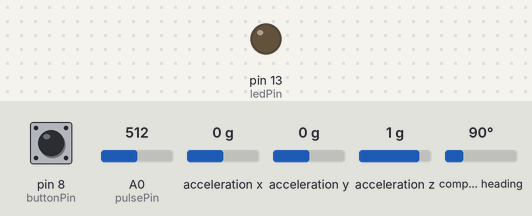
Simulated run of this sketch. Board: Arduino Uno, built with avr-gcc and run on an emulated ATmega328P. Parts: output pins drawn as LEDs (lit = HIGH). Dashed ring = blinking. Inputs (shaded band) come from the test bench; at power-on: pin 8 (buttonPin) LOW, A0 (pulsePin) = 512, acceleration x 0 g, acceleration y 0 g, acceleration z 1 g, compass heading 90°. What the sketch prints to the serial monitor is not drawn.

Above: at 2.7 s.
2.8 s: pin 8 (buttonPin) pulled HIGH for 0.15 s
At 2.92 s:
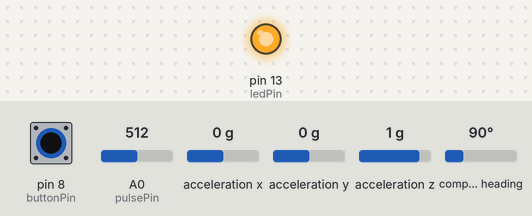
7.5 s: pin 8 (buttonPin) pulled HIGH for 1 s
At 8.9 s:
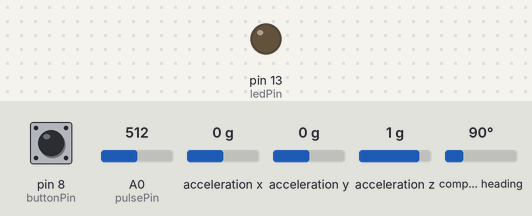
13.0 s: pin 8 (buttonPin) pulsed HIGH 2 times (0.12 s each, 0.3 s apart)
At 13.38 s:
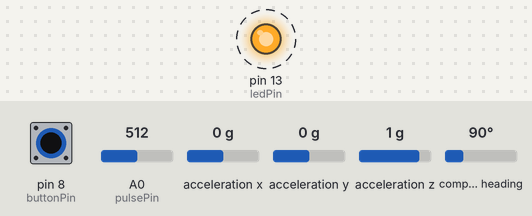
15.1 s: pin 8 (buttonPin) pulled HIGH for 3.2 s
At 16.2 s:
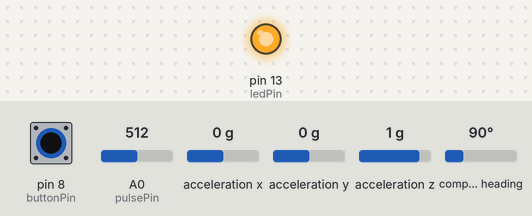
Timing chart, 0 to 19.8 s (numbered marks = the images above; inputs shaded):
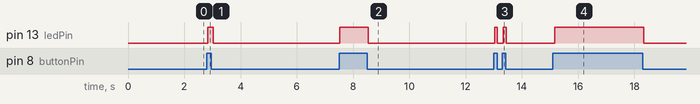

The sketch:

alltogethertest2.2.ino
```cpp
#include <Wire.h>
#include <Adafruit_Sensor.h>
#include <Adafruit_BNO055.h>
#include <utility/imumaths.h>

// Volatile Variables, used in the interrupt service routine!
volatile int BPM;                   // raw Analog in 0. updated every 2mS
volatile int Signal;                // raw data
volatile int IBI = 600;             // time intervals between beats
volatile boolean Pulse = false;
volatile boolean QS = false;        // Heartbeat failsafe boolean
boolean knapTryk = false;
int pulsePin = 0;
int ledPin = 13;
int state = 0;
int flag = 0;
int buttonPin = 8;
int buttonState = 0;

#define BNO055_SAMPLERATE_DELAY_MS (100) // BNO Activation code.
Adafruit_BNO055 bno = Adafruit_BNO055(55);
void displaySensorDetails(void){
  sensor_t sensor;
  bno.getSensor(&sensor);
  delay(500);
}

void setup() {
  Serial.begin(9600); // Baud-rate for Bluetooth connection.
  pinMode(ledPin, OUTPUT);
  digitalWrite(ledPin, LOW);
  pinMode(buttonPin, INPUT);
  interruptSetup();
   if(!bno.begin())
  {
    // There was a problem detecting the BNO055
    Serial.print("Ooops, no BNO055 detected ... Check your wiring or I2C ADDR!");
    while(1);
  }
  delay(1000);
  displaySensorDetails();
}
void loop() {
  serialOutput() ;
  if (QS == true) {
    serialOutputWhenBeatHappens();   // A Beat Happened, Output that to serial.
    QS = false;                      // reset the Quantified Self flag for next time
  }
  sensors_event_t event;
  bno.getEvent(&event);
  Serial.print("A ");   //Print the heading
  Serial.print((int)event.orientation.x);
  Serial.print(" ");
  delay(BNO055_SAMPLERATE_DELAY_MS);

  buttonState = digitalRead(buttonPin);
  if (buttonState == HIGH && knapTryk == false) {
    digitalWrite(ledPin, HIGH);
   Serial.print("C "); //Print the Click
    knapTryk = true;
  } else if (buttonState == LOW) {
    digitalWrite(ledPin, LOW);
    knapTryk = false;
  }
}
```

AllSerialHandling.ino
```cpp
void serialOutput(){   // Decide How To Output Serial.
      sendDataToSerial('S', Signal);     // goes to sendDataToSerial function
}
//  Decides How To OutPut BPM and IBI Data
void serialOutputWhenBeatHappens(){
    //Serial.print("*** Heart-Beat Happened *** ");  //ASCII Art Madness
    Serial.print("B ");
    Serial.print(BPM);
    Serial.print(" ");
}
//  Sends Data to Pulse Sensor Processing App, Native Mac App, or Third-party Serial Readers.
void sendDataToSerial(char symbol, int data ){
}
```

Interrupt.ino
```cpp
volatile int rate[10];                    // array to hold last ten IBI values
volatile unsigned long sampleCounter = 0;          // used to determine pulse timing
volatile unsigned long lastBeatTime = 0;           // used to find IBI
volatile int P =512;                      // used to find peak in pulse wave, seeded
volatile int T = 512;                     // used to find trough in pulse wave, seeded
volatile int thresh = 525;                // used to find instant moment of heart beat, seeded
volatile int amp = 100;                   // used to hold amplitude of pulse waveform, seeded
volatile boolean firstBeat = true;        // used to seed rate array so we startup with reasonable BPM
volatile boolean secondBeat = false;      // used to seed rate array so we startup with reasonable BPM


void interruptSetup(){
  // Initializes Timer2 to throw an interrupt every 2mS.
  TCCR2A = 0x02;     // DISABLE PWM ON DIGITAL PINS 3 AND 11, AND GO INTO CTC MODE
  TCCR2B = 0x06;     // DON'T FORCE COMPARE, 256 PRESCALER
  OCR2A = 0X7C;      // SET THE TOP OF THE COUNT TO 124 FOR 500Hz SAMPLE RATE
  TIMSK2 = 0x02;     // ENABLE INTERRUPT ON MATCH BETWEEN TIMER2 AND OCR2A
  sei();             // MAKE SURE GLOBAL INTERRUPTS ARE ENABLED
}


// THIS IS THE TIMER 2 INTERRUPT SERVICE ROUTINE.
// Timer 2 makes sure that we take a reading every 2 miliseconds
ISR(TIMER2_COMPA_vect){                         // triggered when Timer2 counts to 124
  cli();                                      // disable interrupts while we do this
  Signal = analogRead(pulsePin);              // read the Pulse Sensor
  sampleCounter += 2;                         // keep track of the time in mS with this variable
  int N = sampleCounter - lastBeatTime;       // monitor the time since the last beat to avoid noise

    //  find the peak and trough of the pulse wave
  if(Signal < thresh && N > (IBI/5)*3){       // avoid dichrotic noise by waiting 3/5 of last IBI
    if (Signal < T){                        // T is the trough
      T = Signal;                         // keep track of lowest point in pulse wave
    }
  }

  if(Signal > thresh && Signal > P){          // thresh condition helps avoid noise
    P = Signal;                             // P is the peak
  }                                        // keep track of highest point in pulse wave

  //  NOW IT'S TIME TO LOOK FOR THE HEART BEAT
  // signal surges up in value every time there is a pulse
  if (N > 250){                                   // avoid high frequency noise
    if ( (Signal > thresh) && (Pulse == false) && (N > (IBI/5)*3) ){
      Pulse = true;                               // set the Pulse flag when we think there is a pulse
      //digitalWrite(13,HIGH);                // turn on pin 13 LED
      IBI = sampleCounter - lastBeatTime;         // measure time between beats in mS
      lastBeatTime = sampleCounter;               // keep track of time for next pulse

      if(secondBeat){                        // if this is the second beat, if secondBeat == TRUE
        secondBeat = false;                  // clear secondBeat flag
        for(int i=0; i<=9; i++){             // seed the running total to get a realisitic BPM at startup
          rate[i] = IBI;
        }
      }

      if(firstBeat){                         // if it's the first time we found a beat, if firstBeat == TRUE
        firstBeat = false;                   // clear firstBeat flag
        secondBeat = true;                   // set the second beat flag
        sei();                               // enable interrupts again
        return;                              // IBI value is unreliable so discard it
      }


      // keep a running total of the last 10 IBI values
      word runningTotal = 0;                  // clear the runningTotal variable

      for(int i=0; i<=8; i++){                // shift data in the rate array
        rate[i] = rate[i+1];                  // and drop the oldest IBI value
        runningTotal += rate[i];              // add up the 9 oldest IBI values
      }

      rate[9] = IBI;                          // add the latest IBI to the rate array
      runningTotal += rate[9];                // add the latest IBI to runningTotal
      runningTotal /= 10;                     // average the last 10 IBI values
      BPM = 60000/runningTotal;               // how many beats can fit into a minute? that's BPM!
      QS = true;                              // set Quantified Self flag
      // QS FLAG IS NOT CLEARED INSIDE THIS ISR
    }
  }

  if (Signal < thresh && Pulse == true){   // when the values are going down, the beat is over
    Pulse = false;                         // reset the Pulse flag so we can do it again
    amp = P - T;                           // get amplitude of the pulse wave
    thresh = amp/2 + T;                    // set thresh at 50% of the amplitude
    P = thresh;                            // reset these for next time
    T = thresh;
  }

  if (N > 2500){                           // if 2.5 seconds go by without a beat
    thresh = 512;                          // set thresh default
    P = 512;                               // set P default
    T = 512;                               // set T default
    lastBeatTime = sampleCounter;          // bring the lastBeatTime up to date
    firstBeat = true;                      // set these to avoid noise
    secondBeat = false;                    // when we get the heartbeat back
  }
  sei();                                   // enable interrupts when youre done!
}
```

Measured:
- after the input at 2.8 s, pin 13 (ledPin): LOW → HIGH at once, → LOW 0.20 s later
- after the input at 7.5 s, pin 13 (ledPin): LOW → HIGH at once, → LOW 1.0 s later
- after the input at 13.0 s, pin 13 (ledPin): alternates HIGH for 0.10 s and LOW for 0.20 s, 4 changes in all, then stays LOW, starting at once
- after the input at 15.1 s, pin 13 (ledPin): LOW → HIGH after 0.07 s, → LOW 3.2 s later
